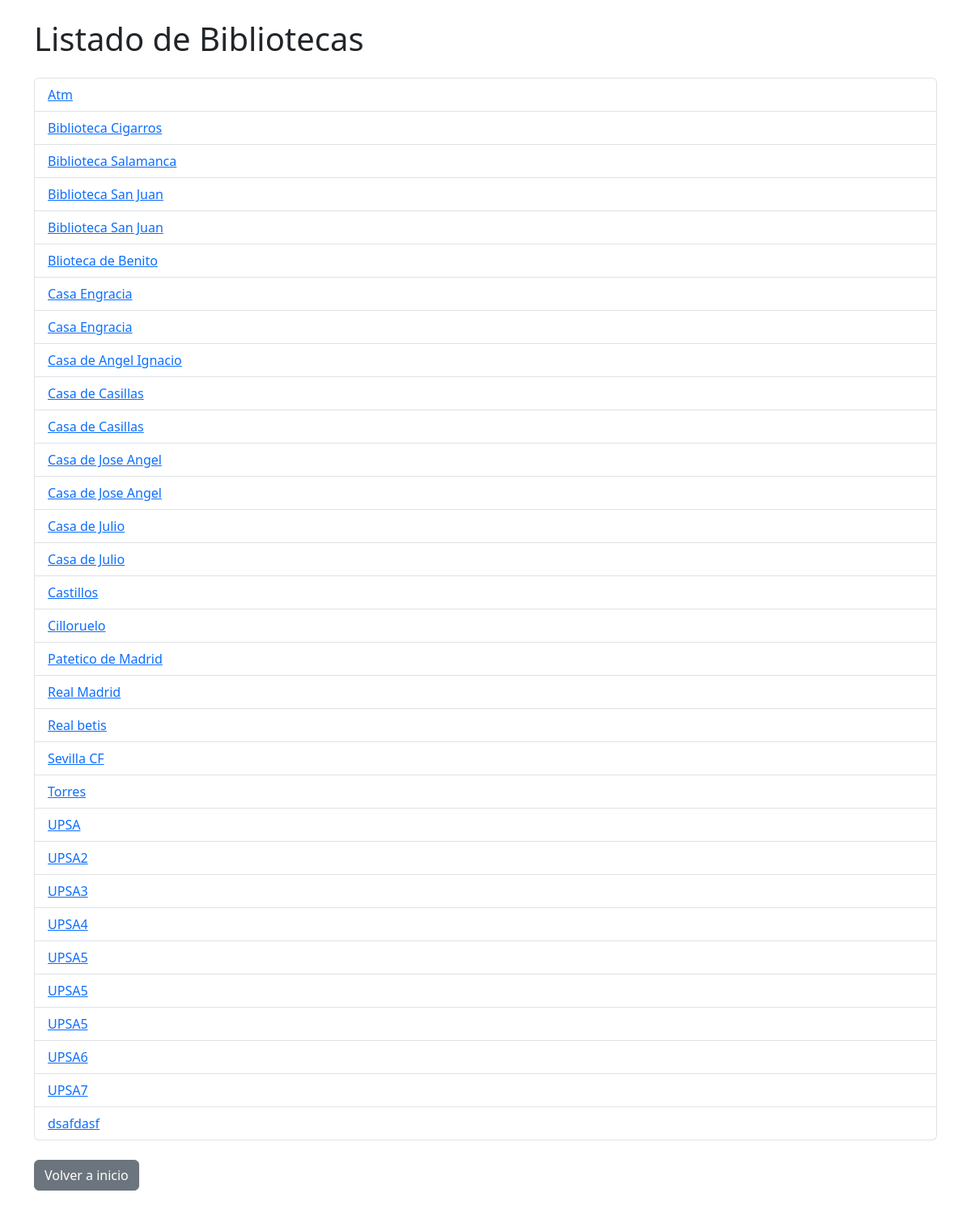
Page /bibliotecas/ on the committed database.
### app/models.py (models this page shows, shortened)
class Library(models.Model):
    nombre = models.CharField(max_length=30)
    direccion = models.TextField()
    telefono = models.CharField(max_length=9)

### app/views.py (the view)
# urls.py: path('bibliotecas/', ver_bibliotecas , name='ver_bibliotecas'),
def ver_bibliotecas(request):
    bibliotecas = list(Library.objects.values("id","nombre", "direccion", "telefono").order_by("nombre"))
    return render(request, 'lista_bibliotecas.html', {'bibliotecas': bibliotecas})

### app/templates/lista_bibliotecas.html (shortened to what this page needs)
<!DOCTYPE html>
<html>
<head>
    <link href="https://cdn.jsdelivr.net/npm/bootstrap@5.3.3/dist/css/bootstrap.min.css" rel="stylesheet">
</head>
<body class="container my-4">
    <h1 class="mb-4">Listado de Bibliotecas</h1>
    <ul class="list-group mb-4">
        {% for biblioteca in bibliotecas %}
            <li class="list-group-item">
                <a href="{% url 'listar_libros_de_biblioteca_detalle' biblioteca.id %}">{{ biblioteca.nombre }}</a>
            </li>
        {% endfor %}
    </ul>
    <a href="{% url 'inicio' %}" class="btn btn-secondary">Volver a inicio</a>
</body>
</html>

### rows in the picture
Library: nombre "Atm"
Library: nombre "Biblioteca Cigarros"
Library: nombre "Biblioteca Salamanca"
Library: nombre "Biblioteca San Juan"
Library: nombre "Biblioteca San Juan"
Library: nombre "Blioteca de Benito"
Library: nombre "Casa Engracia"
Library: nombre "Casa Engracia"
Library: nombre "Casa de Angel Ignacio"
Library: nombre "Casa de Casillas"
Library: nombre "Casa de Casillas"
Library: nombre "Casa de Jose Angel"
Library: nombre "Casa de Jose Angel"
Library: nombre "Casa de Julio"
Library: nombre "Casa de Julio"
Library: nombre "Castillos"
Library: nombre "Cilloruelo"
Library: nombre "Patetico de Madrid"
Library: nombre "Real Madrid"
Library: nombre "Real betis"
Library: nombre "Sevilla CF"
Library: nombre "Torres"
Library: nombre "UPSA"
Library: nombre "UPSA2"
Library: nombre "UPSA3"
Library: nombre "UPSA4"
Library: nombre "UPSA5"
Library: nombre "UPSA5"
Library: nombre "UPSA5"
Library: nombre "UPSA6"
Library: nombre "UPSA7"
Library: nombre "dsafdasf"
